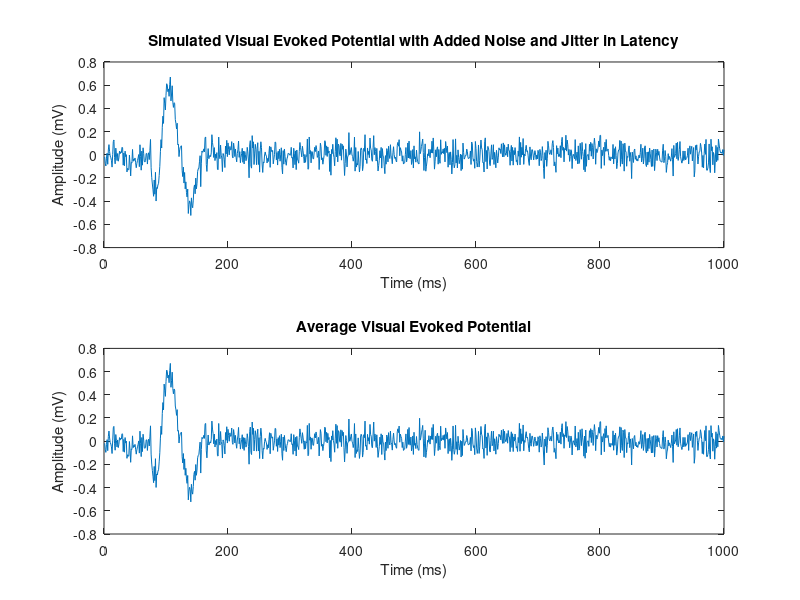

Source code (MATLAB):
% define parameters for VEP
latency1 = 75; % latency for N75 component
latency2 = 100; % latency for P100 component
latency3 = 135; % latency for N135 component
amplitude1 = -.5; % amplitude for N75 component
amplitude2 = 1; % amplitude for P100 component
amplitude3 = -.75; % amplitude for N135 component
baseline = 0; % baseline value before VEP
numTrials = 150; % number of trials
numChannels = 128;
trialLength = 1000; % length of each trial in milliseconds
noiseAmplitude = 10; % amplitude of added noise
jitterRange = 10; % range for random jitter in latency values

% create empty array to hold VEP data
VEP = zeros(numChannels, numTrials, trialLength);

% create VEP data for each trial
for j = 1:numChannels
for i = 1:numTrials
% generate N75 component
VEP(j,i,latency1+randi([-jitterRange, jitterRange]):latency1+10+randi([-jitterRange, jitterRange])) = amplitude1;
% generate P100 component
VEP(j,i,latency2+randi([-jitterRange, jitterRange]):latency2+10+randi([-jitterRange, jitterRange])) = amplitude2;
% generate N135 component
VEP(j,i,latency3+randi([-jitterRange, jitterRange]):latency3+10+randi([-jitterRange, jitterRange])) = amplitude3;
% add baseline before VEP
VEP(j,i,1:latency1) = baseline;
% add noise to VEP data
threeD_matrix(1,1,:) = (noiseAmplitude * randn(1,trialLength));

VEP(j,i,:) = VEP(j,i,:) + threeD_matrix;
end
end
% calculate average VEP
avgVEP = squeeze(mean(VEP,2));
avgVEP = squeeze(mean(avgVEP,1));

% create GUI
figure;
subplot(2,1,1);
plot(avgVEP);
xlabel('Time (ms)');
ylabel('Amplitude (mV)');
title('Simulated Visual Evoked Potential with Added Noise and Jitter in Latency');

subplot(2,1,2);
plot(avgVEP);
xlabel('Time (ms)');
ylabel('Amplitude (mV)');
title('Average Visual Evoked Potential');